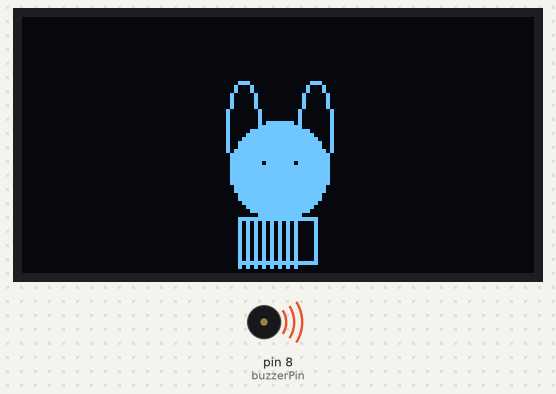
Bench run of a sketch on a simulated Arduino Uno, built with avr-gcc and run on an emulated ATmega328P. On the bench: 128×64 one-colour display, buzzer (waves = sounding).

Above: at 6.97 s.
At 100.4 s:
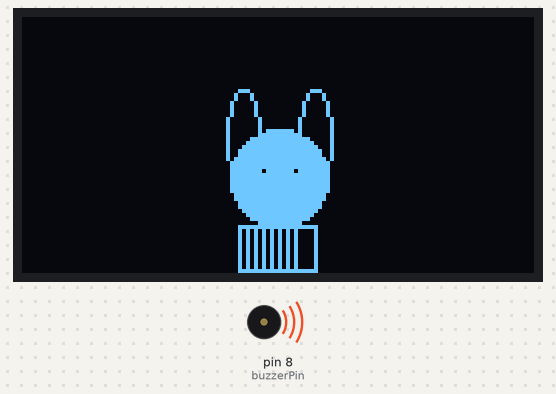
Timing chart, 0 to 130.0 s (numbered marks = the images above):
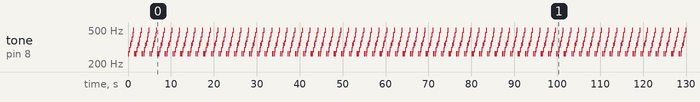

Measured:
- by itself, tone on pin 8 (buzzerPin): repeats every 1.8 s: silent 0.05 s, 294 Hz 0.15 s, silent 0.05 s, 330 Hz 0.15 s, silent 0.05 s, 349 Hz 0.15 s, silent 0.05 s, 392 Hz 0.15 s, silent 0.05 s, 440 Hz 0.15 s, silent 0.05 s, 494 Hz 0.15 s, silent 0.05 s, 262 Hz 0.30 s, silent 0.09 s, 262 Hz 0.15 s

The sketch:

PantallaBuzzer_prueva-v01.ino
```cpp
#include <Arduino.h>
#include <U8g2lib.h>
#include <SPI.h>

U8G2_SSD1309_128X64_NONAME0_F_4W_SW_SPI u8g2(U8G2_R0, 10, 9, 12, 11, 13);

const int buzzerPin = 8; // Pin donde está conectado el buzzer

// Notas en Hz
int C = 262;
int D = 294;
int E = 330;
int F = 349;
int G = 392;
int A = 440;
int B = 494;

int salto = 0;

void setup() {
  u8g2.begin();
  u8g2.setContrast(255);
  pinMode(buzzerPin, OUTPUT);
}

void loop() {
  // --- ANIMACIÓN DEL CONEJO ---
  u8g2.clearBuffer();


  // DIBUJO DEL CONEJO (Cuerpo)
  // Orejas
  u8g2.drawEllipse(55, 30 + salto, 4, 12, U8G2_DRAW_ALL);
  u8g2.drawEllipse(73, 30 + salto, 4, 12, U8G2_DRAW_ALL);

  // Cabeza (Blanca/Encendida)
  u8g2.drawDisc(64, 40 + salto, 12, U8G2_DRAW_ALL);
  u8g2.setDrawColor(0); // Ojos negros
  u8g2.drawPixel(60, 38 + salto);
  u8g2.drawPixel(68, 38 + salto);

  // Traje
  u8g2.setDrawColor(1);
  for(int i = 0; i < 15; i += 2) {
    u8g2.drawLine(54 + i, 52 + salto, 54 + i, 64 + salto); // Traje rayado
  }
  u8g2.drawFrame(54, 52 + salto, 20, 12); // Contorno del traje

  u8g2.sendBuffer();

  // --- ANIMACIÓN DE SALTO ---
  salto = (salto == 0) ? -2 : 0;

  // --- REPRODUCCIÓN DE LA MELODÍA ---
  tone(buzzerPin, C, 150);
  delay(200);
  tone(buzzerPin, D, 150);
  delay(200);
  tone(buzzerPin, E, 150);
  delay(200);
  tone(buzzerPin, F, 150);
  delay(200);
  tone(buzzerPin, G, 150);
  delay(200);
  tone(buzzerPin, A, 150);
  delay(200);
  tone(buzzerPin, B, 150);
  delay(200);
  tone(buzzerPin, C, 300);
  delay(350);
}
```
